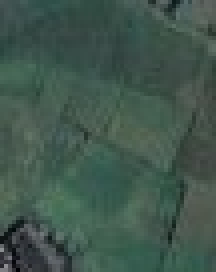
#> input picture HW-3/red.jpg, 54 x 68 px (shown 4 times larger)
$ jupyter execute main.ipynb
#> lines starting #> are read from the running program, lines starting #| are printed output that depends on the picture
[cell 1]
# Comparing With Std-Mean-Size

import cv2
import numpy as np
import matplotlib.pyplot as plt
from math import log10, floor

def calculate_statistics(region, name):
    mean = np.mean(region)
    variance = np.var(region)
    std = np.sqrt(variance)
    print(f"{name} Region - Mean: {mean:.2f}, Std: {std:.2f}, Variance: {variance:.2f}")
    return mean, std, variance

def compare_regions(region1_data, region2_data, region1_name, region2_name):

    std1, size1 = region1_data
    std2, size2 = region2_data

    merged_std = np.std(np.concatenate((regions[region1_name].flatten(), regions[region2_name].flatten())))
    all_std = floor(((size1 + size2) * log10(merged_std)) / 1000)
    each_std = floor(((size1 * log10(std1)) + (size2 * log10(std2))) / 1000)

    print(f"{region1_name} and {region2_name}: {all_std} <= {each_std}")
    if all_std <= each_std:
        print(f"{region1_name} and {region2_name} are similar.")
    else:
        print(f"{region1_name} and {region2_name} are NOT similar.")

def load_image_and_show(path, title):
#> called with path = 'red.jpg', title = 'Gray Image - Red'
    img = cv2.imread(path)
#> img is the input picture: shape (68, 54, 3); mean B, G, R 76.7, 86.8, 64.6
    gray = cv2.cvtColor(img, cv2.COLOR_BGR2GRAY)
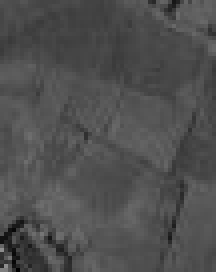
#> gray: shape (68, 54) (shown 4 times larger); min 0, max 142, mean 79
    plt.imshow(gray, cmap='gray')
    plt.title(title)
    plt.axis("off")
    plt.show()
    return gray

paths = {'Red': 'red.jpg', 'Blue': 'blue.jpg', 'Yellow': 'yellow.jpg'}
regions = {name: load_image_and_show(path, f"Gray Image - {name}") for name, path in paths.items()}
#> call 2 of load_image_and_show, with path = 'blue.jpg', title = 'Gray Image - Blue'
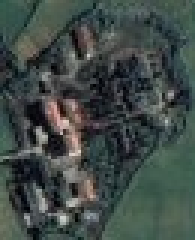
#> input picture HW-3/blue.jpg, 65 x 80 px (shown 3 times larger)
#> in load_image_and_show, img is the input picture: shape (80, 65, 3); mean B, G, R 71.1, 74.5, 64.3
#> call 3 of load_image_and_show, with path = 'yellow.jpg', title = 'Gray Image - Yellow'
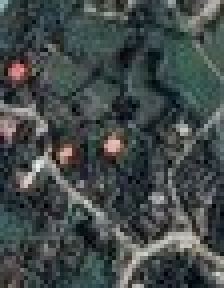
#> input picture HW-3/yellow.jpg, 56 x 72 px (shown 4 times larger)
#> in load_image_and_show, img is the input picture: shape (72, 56, 3); mean B, G, R 73.6, 74.1, 66.7
#> in load_image_and_show (call 3), `gray = cv2.cvtColor(img, cv2.COLOR_BGR2GRAY)`:
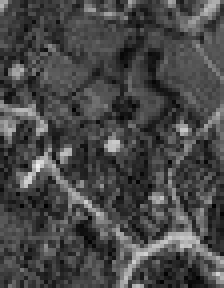
#> gray: shape (72, 56) (shown 4 times larger); min 0, max 240, mean 71.8
#> regions = 3 items

region_stats = {}
for name, region in regions.items():
    mean, std, variance = calculate_statistics(region, name)
    region_stats[name] = {'std': std, 'size': region.size, 'variance': variance}
#> this loop made 3 passes
#> (name, mean, variance, std) on passes 1 to 3: ('Red', 79.04, 153.4, 12.38), ('Blue', 71.06, 908.9, 30.15), ('Yellow', 71.79, 1296.6, 36.01)
#| Red Region - Mean: 79.04, Std: 12.38, Variance: 153.36
#| Blue Region - Mean: 71.06, Std: 30.15, Variance: 908.87
#| Yellow Region - Mean: 71.79, Std: 36.01, Variance: 1296.56
#> after the loop, region_stats = 3 items

region_pairs = [('Red', 'Yellow'), ('Red', 'Blue'), ('Yellow', 'Blue')]
for r1, r2 in region_pairs:
    compare_regions((region_stats[r1]['std'], region_stats[r1]['size']),
                    (region_stats[r2]['std'], region_stats[r2]['size']),
                    r1, r2)
#> this loop made 3 passes
#| Red and Yellow: 11 <= 10
#| Red and Blue: 12 <= 11
#| Yellow and Blue: 13 <= 13

[cell 2]
# Comparing With Std-Variance

import cv2
import numpy as np
import matplotlib.pyplot as plt

def calculate_statistics(region, name):
    mean = np.mean(region)
    variance = np.var(region)
    print(f"{name} Region - Mean: {mean:.2f}, Variance: {variance:.2f}")
    return mean, variance

def compare_regions(region1_data, region2_data, region1_name, region2_name):
    mean1, var1 = region1_data
    mean2, var2 = region2_data

    mean_diff = abs(mean1 - mean2)
    var_diff = abs(var1 - var2)

    print(f"Comparing {region1_name} and {region2_name}:")
    print(f"  Mean Difference: {mean_diff:.2f}")
    print(f"  Variance Difference: {var_diff:.2f}")

    if mean_diff < 20 and var_diff < 500:
        print(f"{region1_name} and {region2_name} are similar.")
    else:
        print(f"{region1_name} and {region2_name} are NOT similar.")

def load_image_and_show(path, title):
    img = cv2.imread(path)
    gray = cv2.cvtColor(img, cv2.COLOR_BGR2GRAY)
    plt.imshow(gray, cmap='gray')
    plt.title(title)
    plt.axis("off")
    plt.show()
    return gray

paths = {'Red': 'red.jpg', 'Blue': 'blue.jpg', 'Yellow': 'yellow.jpg'}
regions = {name: load_image_and_show(path, f"Gray Image - {name}") for name, path in paths.items()}

region_stats = {}
for name, region in regions.items():
    mean, variance = calculate_statistics(region, name)
    region_stats[name] = {'mean': mean, 'variance': variance}
#> this loop made 3 passes
#> (name, mean, variance) on passes 1 to 3: ('Red', 79.04, 153.4), ('Blue', 71.06, 908.9), ('Yellow', 71.79, 1296.6)
#| Red Region - Mean: 79.04, Variance: 153.36
#| Blue Region - Mean: 71.06, Variance: 908.87
#| Yellow Region - Mean: 71.79, Variance: 1296.56

region_pairs = [('Red', 'Yellow'), ('Red', 'Blue'), ('Yellow', 'Blue')]
for r1, r2 in region_pairs:
    compare_regions((region_stats[r1]['mean'], region_stats[r1]['variance']),
                    (region_stats[r2]['mean'], region_stats[r2]['variance']),
                    r1, r2)
#> this loop made 3 passes
#|   Mean Difference: 7.26
#|   Variance Difference: 1143.20
#|   Mean Difference: 7.99
#|   Variance Difference: 755.51
#|   Mean Difference: 0.73
#|   Variance Difference: 387.69

[cell 3]
# Comparing With Std-Mean-Size in RGB channel

import cv2
import numpy as np
from math import log10, floor

def calculate_channel_statistics(image, name):
#> called with name = 'Image1'
    channels = cv2.split(image)
    stats = {}
    for i, channel_name in enumerate(['Red', 'Green', 'Blue']):
        mean = np.mean(channels[i])
        std = np.std(channels[i])
        stats[channel_name] = {'mean': mean, 'std': std, 'data': channels[i]}
        print(f"{name} {channel_name} - Mean: {mean:.2f}, Std: {std:.2f}")
#> this loop made 3 passes
#> (mean, std) on passes 1 to 3: (73.58, 34.09), (74.06, 35.7), (66.66, 38.43)
#| Image1 Red - Mean: 73.58, Std: 34.09
#| Image1 Green - Mean: 74.06, Std: 35.70
#| Image1 Blue - Mean: 66.66, Std: 38.43
#> after the loop, stats = 3 items
    return stats

def compare_channel_stats(stats1, stats2, name1, name2):
    similar_channels = 0
    for channel in ['Red', 'Green', 'Blue']:
        std1, std2 = stats1[channel]['std'], stats2[channel]['std']
        data1, data2 = stats1[channel]['data'], stats2[channel]['data']
        size1, size2 = np.prod(data1.shape), np.prod(data2.shape)

        merged_std = np.std(np.concatenate((data1.flatten(), data2.flatten())))

        all_std = floor(((size1 + size2) * log10(merged_std)) / 1000)
        each_std = floor(((size1 * log10(std1)) + (size2 * log10(std2))) / 1000)

        print(f"{name1} vs {name2} - {channel}: all-std = {all_std}, each_std = {each_std}")

        if all_std <= each_std:
            print(f"{channel} channel of {name1} and {name2} are similar.")
            similar_channels += 1
        else:
            print(f"{channel} channel of {name1} and {name2} are NOT similar.")

    if similar_channels >= 2:
        print(f"\nOverall result: {name1} and {name2} are similar.")
    else:
        print(f"\nOverall result: {name1} and {name2} are NOT similar.")

image1 = cv2.imread('yellow.jpg')
image2 = cv2.imread('blue.jpg')

stats1 = calculate_channel_statistics(image1, 'Image1')
#> stats1 = 3 items
stats2 = calculate_channel_statistics(image2, 'Image2')
#> the loop in calculate_channel_statistics (call 2), `for i, channel_name in enumerate(['Red', 'Green', 'Blue']):` made 3 passes
#> (mean, std) on passes 1 to 3: (71.06, 27.4), (74.52, 30.73), (64.27, 31.67)
#| Image2 Red - Mean: 71.06, Std: 27.40
#| Image2 Green - Mean: 74.52, Std: 30.73
#| Image2 Blue - Mean: 64.27, Std: 31.67
#> stats2 = 3 items

compare_channel_stats(stats1, stats2, 'Image1', 'Image2')
#> the loop in compare_channel_stats, `for channel in ['Red', 'Green', 'Blue']:` made 3 passes
#> (std1, std2, merged_std, all_std, each_std) on passes 1 to 3: (34.09, 27.4, 30.53, 13, 13), (35.7, 30.73, 32.99, 14, 13), (38.43, 31.67, 34.81, 14, 14)
#| Image1 vs Image2 - Red: all-std = 13, each_std = 13
#| Image1 vs Image2 - Green: all-std = 14, each_std = 13
#| Image1 vs Image2 - Blue: all-std = 14, each_std = 14
#> pass 1, in compare_channel_stats, `data1, data2 = stats1[channel]['data'], stats2[channel]['data']`:
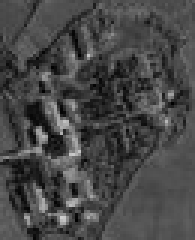
#> data2: shape (80, 65) (shown 3 times larger); min 0, max 206, mean 71.1
#> after the loop in compare_channel_stats, `for channel in ['Red', 'Green', 'Blue']:`: similar_channels = 2
